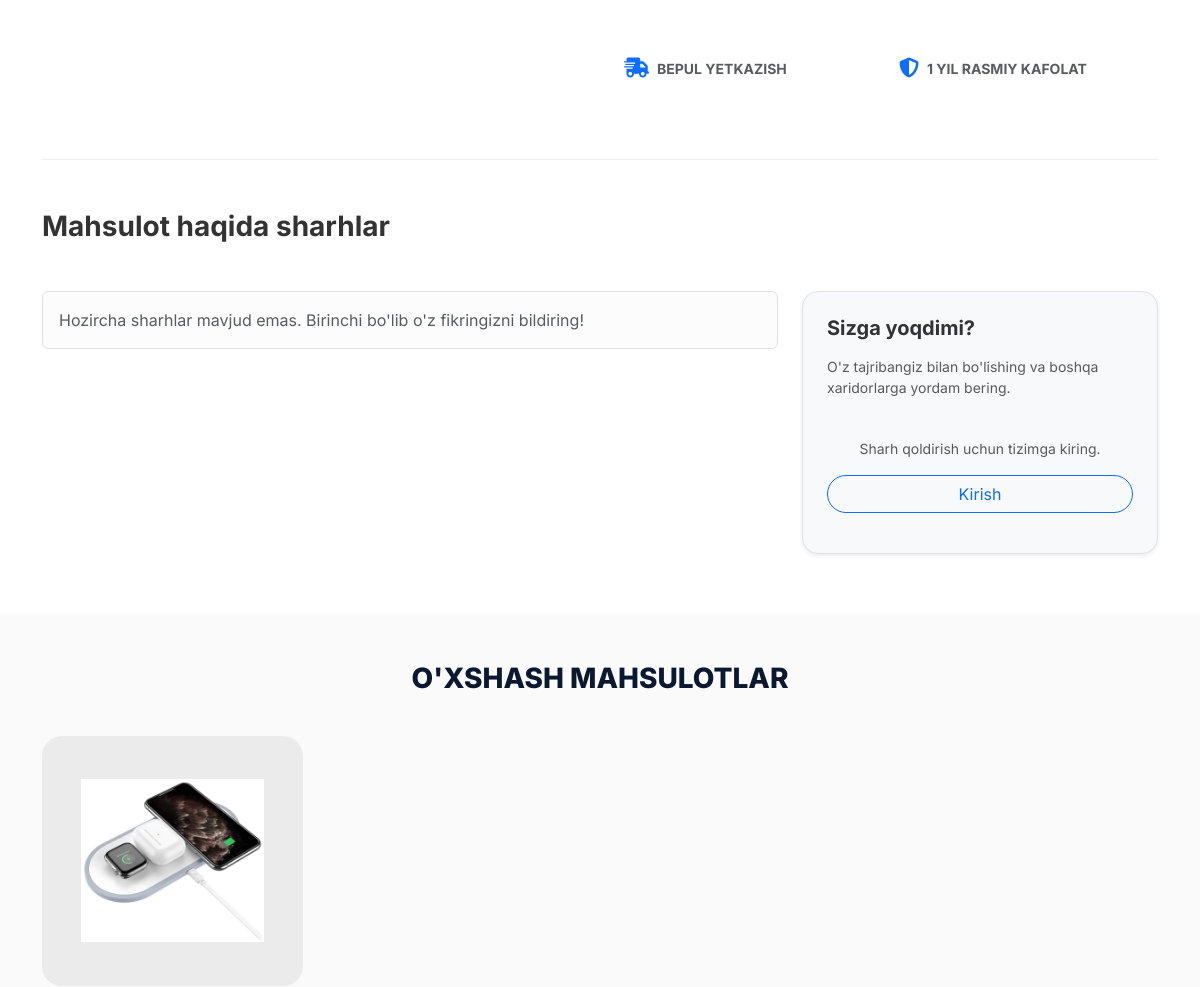
Page /product-detail/4/ (middle part) on the earlier database version.
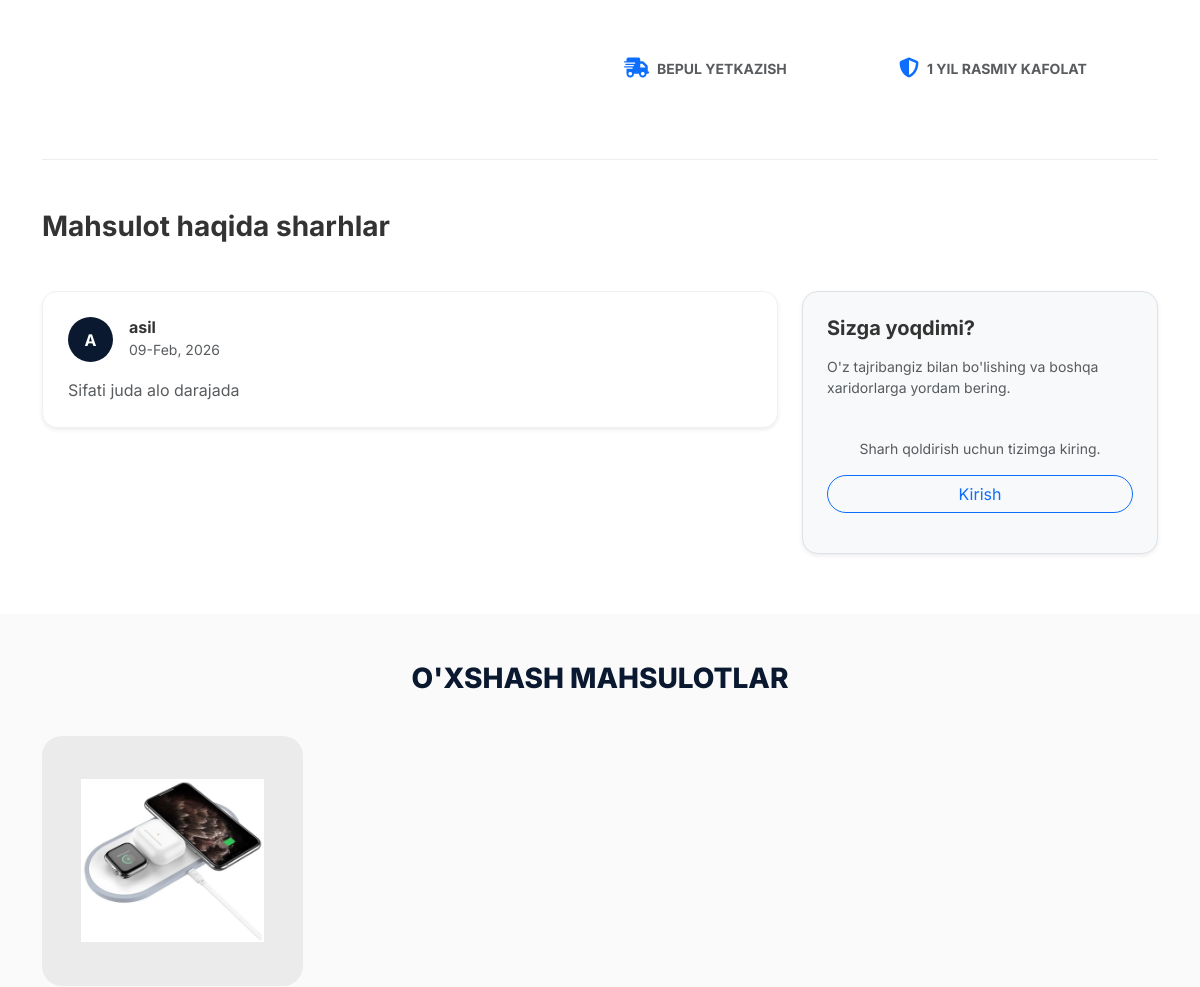
Same page on the later database version.
### products/models.py (models this page shows, shortened)
class Product(models.Model):
    category=models.ForeignKey(Category, on_delete=models.CASCADE,related_name='products')
    title=models.CharField(max_length=100)
    brand=models.CharField(max_length=100)
    price=models.DecimalField(max_digits=10, decimal_places=2)
    discount_price=models.DecimalField(max_digits=10, decimal_places=2, blank=True, null=True)
    precent=models.IntegerField()
    main_image=models.ImageField(upload_to='product_images/',null=True,blank=True)
    desc=models.TextField()
    stock=models.IntegerField()

### users/models.py (models this page shows, shortened)
class Comment(models.Model):
    user = models.ForeignKey(User, on_delete=models.CASCADE, related_name='comments')
    product = models.ForeignKey(Product, on_delete=models.CASCADE, related_name='comments')
    body = models.TextField()
    created_at = models.DateTimeField(auto_now_add=True)
    is_active = models.BooleanField(default=True)

class User(AbstractUser):
    class Role(models.TextChoices):
        ADMIN = "ADMIN", "Admin"
        USER = "USER", "User"
    role = models.CharField(max_length=20, choices=Role.choices, default=Role.USER)
    phone = models.CharField(max_length=13, null=True, blank=True)
    email = models.EmailField(unique=True, null=True, blank=True)
    image = models.ImageField(upload_to="user_images/",null=True, blank=True)
    address = models.CharField(max_length=50, null=True, blank=True)
    age = models.IntegerField(null=True, blank=True)
    balance = models.DecimalField(max_digits=10, decimal_places=2, null=True, blank=True)

### products/views.py (the view)
# urls.py: path('product-detail/<int:id>/',ProductDetails.as_view(),name='product_detail'),
class ProductDetails(View):
    def get(self, request, id):
        product = Product.objects.get(id=id)
        related_products = Product.objects.filter(category=product.category).exclude(id=product.id).order_by('-id')[:3]
        cart_items = []
        total_cart_price = 0
        if request.user.is_authenticated:
            cart_items = Cart.objects.filter(user=request.user)
            total_cart_price = sum(item.product.price * item.quantity for item in cart_items)
        return render(request, 'product_detail.html', {
            'product': product,
            'related_products': related_products,
            'cart_items': cart_items,
            'total_cart_price': total_cart_price
        })

### templates/product_detail.html (shortened to what the changed rows need)
<!DOCTYPE html>
<html lang="uz">
<head>
    <link href="https://cdn.jsdelivr.net/npm/bootstrap@5.3.0/dist/css/bootstrap.min.css" rel="stylesheet">
    <link rel="stylesheet" href="https://cdnjs.cloudflare.com/ajax/libs/font-awesome/6.4.0/css/all.min.css">
</head>
<body>
<div class="detail-wrapper">
    <div class="container">
       <div class="review-section">
    <div class="row">
        <div class="col-lg-8">
            {% for comment in product.comments.all %}
                {% if comment.is_active %}
                <div class="review-card shadow-sm">
                    <div class="d-flex align-items-center mb-3">
                        <div class="user-icon">{{ comment.user.username|slice:":1"|upper }}</div>
                        <div class="ms-3">
                            <h6 class="mb-0 fw-bold">{{ comment.user.username }}</h6>
                            <small class="text-muted">{{ comment.created_at|date:"d-M, Y" }}</small>
                        </div>
                    </div>
                    <p class="text-muted mb-0">{{ comment.body }}</p>
                </div>
                {% endif %}
            {% empty %}
                <div class="alert alert-light border text-muted">
                    Hozircha sharhlar mavjud emas. Birinchi bo'lib o'z fikringizni bildiring!
                </div>
            {% endfor %}
        </div>
    </div>
</div>
    </div>
</div>
<section class="py-5" style="background-color: #fafafa;">
    <div class="container">
        <div class="row g-4">
            {% for rel in related_products %}
            <div class="col-lg-3 col-md-6">
                <a href="{% url 'product_detail' rel.id %}" class="text-decoration-none">
                    <div class="rel-product-card">
                        <div class="rel-img-box">
                            <img src="{{ rel.main_image.url }}" alt="{{ rel.title }}">
                        </div>
                    </div>
                </a>
            </div>
            {% empty %}
            <p class="text-center text-muted">Hozircha o'xshash mahsulotlar yo'q.</p>
            {% endfor %}
        </div>
    </div>
</section>
</body>
</html>

Differences in the rows shown:
added Comment: user.username "A", user.username "asil", created_at "09-Feb, 2026", body "Sifati juda alo darajada"
Other differences:
text no longer shown: "Hozircha sharhlar mavjud emas. Birinchi bo'lib o'z fikringizni bildiring!"
